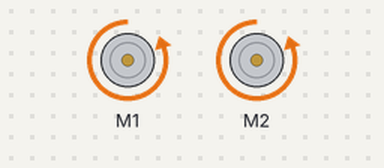
Recording of a sketch running on a simulated Arduino Uno, built with avr-gcc and run on an emulated ATmega328P. Parts: 2 × DC motor (green arrow = forward, orange = backward, longer = faster). What the sketch prints to the serial monitor is not drawn.

Above: at 0.1 s.
Timing chart, 0 to 1.6 s (numbered marks = the images above):
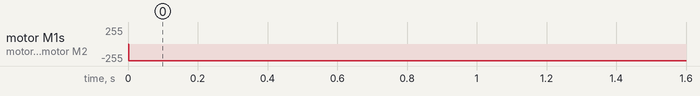

The sketch:

RunningForwardIndefiinitely.ino
```cpp
/*
This is a test sketch for the Adafruit assembled Motor Shield for Arduino v2
It won't work with v1.x motor shields! Only for the v2's with built in PWM
control

For use with the Adafruit Motor Shield v2
---->	http://www.adafruit.com/products/1438
*/

#include <Adafruit_MotorShield.h>

// Create the motor shield object with the default I2C address
Adafruit_MotorShield AFMS = Adafruit_MotorShield();
// Or, create it with a different I2C address (say for stacking)
// Adafruit_MotorShield AFMS = Adafruit_MotorShield(0x61);

// Select which 'port' M1, M2, M3 or M4. In this case, M1
Adafruit_DCMotor *myMotor1 = AFMS.getMotor(1);
Adafruit_DCMotor *myMotor2 = AFMS.getMotor(2);
// You can also make another motor on port M2
//Adafruit_DCMotor *myOtherMotor = AFMS.getMotor(2);

void setup() {
  Serial.begin(9600);           // set up Serial library at 9600 bps
  Serial.println("Adafruit Motorshield v2 - DC Motor test!");

  if (!AFMS.begin()) {         // create with the default frequency 1.6KHz
  // if (!AFMS.begin(1000)) {  // OR with a different frequency, say 1KHz
    Serial.println("Could not find Motor Shield. Check wiring.");
    while (1);
  }
  Serial.println("Motor Shield found.");

  // Set the speed to start, from 0 (off) to 255 (max speed)
  myMotor1->setSpeed(150);
  myMotor1->run(FORWARD);
  // turn on motor
  myMotor1->run(RELEASE);

    // Set the speed to start, from 0 (off) to 255 (max speed)
  myMotor2->setSpeed(150);
  myMotor2->run(FORWARD);
  // turn on motor
  myMotor2->run(RELEASE);
}

void loop() {
  uint8_t i;

  Serial.print("tick");

  myMotor1->run(BACKWARD);
  myMotor2->run(BACKWARD);

  myMotor1->setSpeed(254);
  myMotor2->setSpeed(254);
  /*
  myMotor1->run(BACKWARD);
  myMotor2->run(FORWARD);
  myMotor1->setSpeed(254);
  myMotor2->setSpeed(254);
*/
}
```

Measured:
- by itself, motor M1, motor M2: stopped → backward 254/255 at 0.00 s
